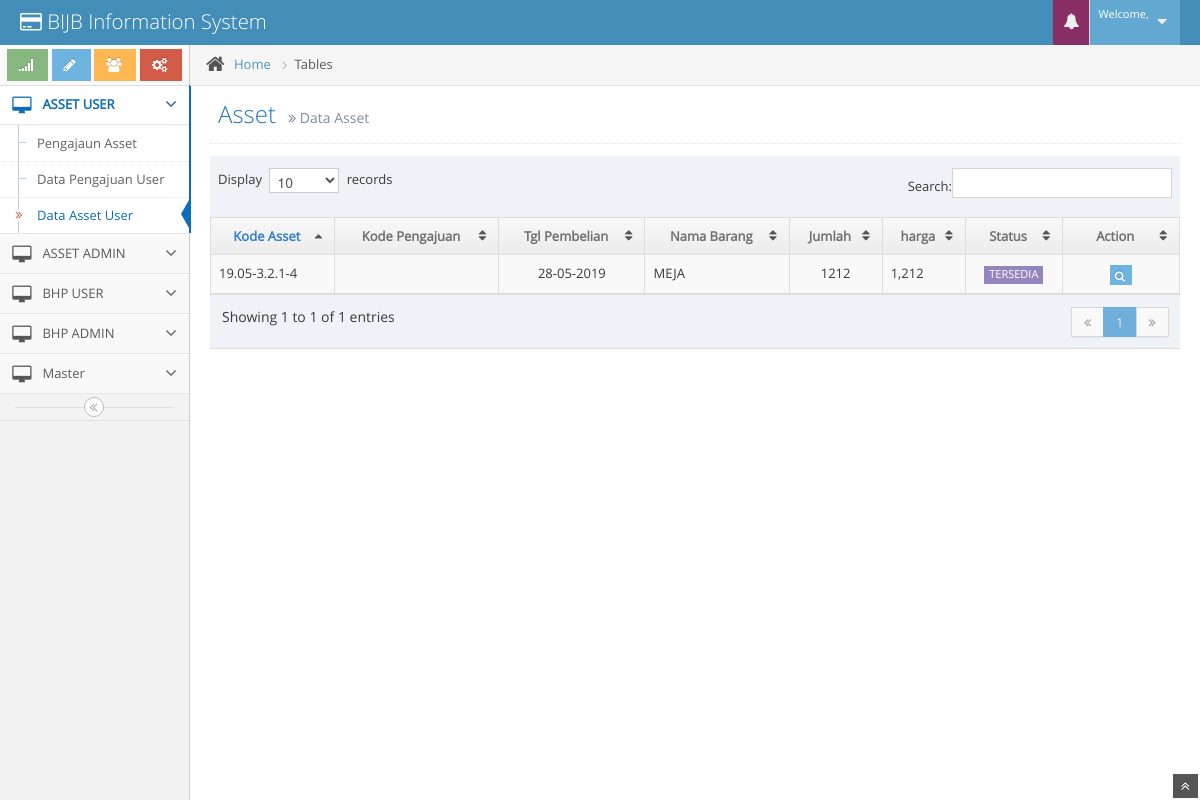
The page /index.php/asset/data_asset_user on the database its author committed.
### tables this page shows
CREATE TABLE IF NOT EXISTS `ta_asset` (
  `id_asset` char(20) NOT NULL DEFAULT '',
  `kode_asset` char(20) DEFAULT NULL,
  `kode_pengajuan` char(20) DEFAULT NULL,
  `kode_jenisasset` char(20) DEFAULT NULL,
  `kode_kategori` char(20) DEFAULT NULL,
  `kode_namabarang` char(20) DEFAULT NULL,
  `merk_asset` varchar(100) DEFAULT NULL,
  `tgl_pembelian` date DEFAULT NULL,
  `spesifikasi` varchar(500) DEFAULT NULL,
  `jumlah` int(11) DEFAULT NULL,
  `harga` bigint(20) DEFAULT NULL,
  `awal_garansi` date DEFAULT NULL,
  `akhir_garansi` date DEFAULT NULL,
  `kode_vendor` char(20) DEFAULT NULL,
  `img_objek` varchar(100) DEFAULT NULL,
  `img_kelengkapan` varchar(100) DEFAULT NULL,
  `kelengkapan` varchar(500) DEFAULT NULL,
  `keterangan` varchar(500) DEFAULT NULL,
  `status` char(20) DEFAULT NULL,
  `kondisi_asset` varchar(100) DEFAULT NULL,
  `kepemilikan_asset` char(20) DEFAULT NULL,
  `aktif` char(10) DEFAULT NULL,
  `user_input` int(11) DEFAULT NULL,
  `tgl_input` date DEFAULT NULL,
  `nama_karyawan` varchar(30) DEFAULT NULL,
  `divisi` varchar(100) DEFAULT NULL,
  `tipe_asset` varchar(20) DEFAULT NULL
);

CREATE TABLE IF NOT EXISTS `ma_namabarang` (
  `kode_barang` char(20) NOT NULL DEFAULT '',
  `kode_kategori` char(20) DEFAULT NULL,
  `nama_barang` varchar(100) DEFAULT NULL,
  `kode_b` char(10) DEFAULT NULL
);

### application/controllers/Asset.php (called while the page is built, shortened)
<?php
class Asset extends CI_Controller {
	public function __construct()
	{
		$this->load->model(array('Masterasset_model','Asset_model','Libasset_model'));
	}
	public function data_asset_user()
	{
		$data['selectMenu']	= array('mn-asset-user','sm-asset-user');
		$data['dtAsset']	= $this->Asset_model->data_asset_user();
		$data['view']		= "page/asset/data_asset_user";
		$this->load->view('page/asset/templates/template',$data);
	}
}
?>

### index.php (called while the page is built, shortened)
<?php
require_once BASEPATH.'core/CodeIgniter.php';

### application/models/Asset_model.php (called while the page is built, shortened)
<?php
class Asset_model extends CI_Model {
	public function data_asset_user()
	{
		$this->db->select('ta_asset.*, ma_namabarang.nama_barang, ma_jenisasset.nama_jenisasset');
		$this->db->from('ta_asset');
		$this->db->join('ma_jenisasset', 'ta_asset.kode_jenisasset = ma_jenisasset.kode_jenisasset');
		$this->db->join('ma_namabarang', 'ta_asset.kode_namabarang = ma_namabarang.kode_barang');
		$this->db->join('ma_vendor', 'ta_asset.kode_vendor = ma_vendor.kode_vendor');
		$this->db->limit(1000);
		$query = $this->db->get();
		$result	= $query->result();
		return $result;
	}
}
?>

### application/views/page/asset/data_asset_user.php (the view, shortened to what this page needs)
<div class="page-header position-relative">
	<h1>
		Asset
		<small>
			<i class="icon-double-angle-right"></i>
			Data Asset
		</small>
	</h1>
</div>
<div class="row-fluid">
	<div class="span12">
		<table class="table table-striped table-bordered" id="dt-data-asset">
			<thead>
				<tr>
					<th class="center">Kode Asset</th>
					<th class="center">Kode Pengajuan</th>
					<th class="center">Tgl Pembelian</th>
					<th class="center">Nama Barang</th>
					<th class="center">Jumlah</th>
					<th class="center">harga</th>
					<th class="center">Status</th>
					<th class="center" width="100px">Action</th>
				</tr>
			</thead>
				<?php foreach($dtAsset as $val):
						if ($val->status=="TERIMA")
						{
							$status = '<span class="label label-success arrowed-in-right arrowed">TERIMA</span>';
						}
						else if ($val->status=="DISTRIBUSI")
						{
							$status = '<span class="label label-pink arrowed">DISTRIBUSI</span>';
						}
						else {
							$status = '<span class="label label-purple">TERSEDIA</span>';
						}
					?>
					<tr id="<?= $val->id_asset; ?>">
						<td class="td1"><?= $val->kode_asset; ?></td>
						<td class=""><?= $val->kode_pengajuan; ?></td>
						<td class="center"><?= date("d-m-Y", strtotime($val->tgl_pembelian)); ?></td>
						<td><?= $val->nama_barang; ?></td>
						<td class="center"><?= $val->jumlah; ?></td>
						<td class="td8"><?= number_format($val->harga); ?></td>
						<td class="center status"><?= $status; ?></td>
						<td class="center">
							<button class="btn btn-info btn-minier btn-detail tooltip-info" data-rel="tooltip" data-placement="bottom" title="Detail">
								<i class="icon-search"></i>
							</button>
						</td>
					</tr>
				<?php endforeach; ?>
		</table>
	</div>
</div>

### rows shown on the page
ta_asset: kode_asset "19.05-3.2.1-4", tgl_pembelian "28-05-2019", ma_namabarang.nama_barang "MEJA", jumlah "1212", harga "1,212", status "TERSEDIA"
